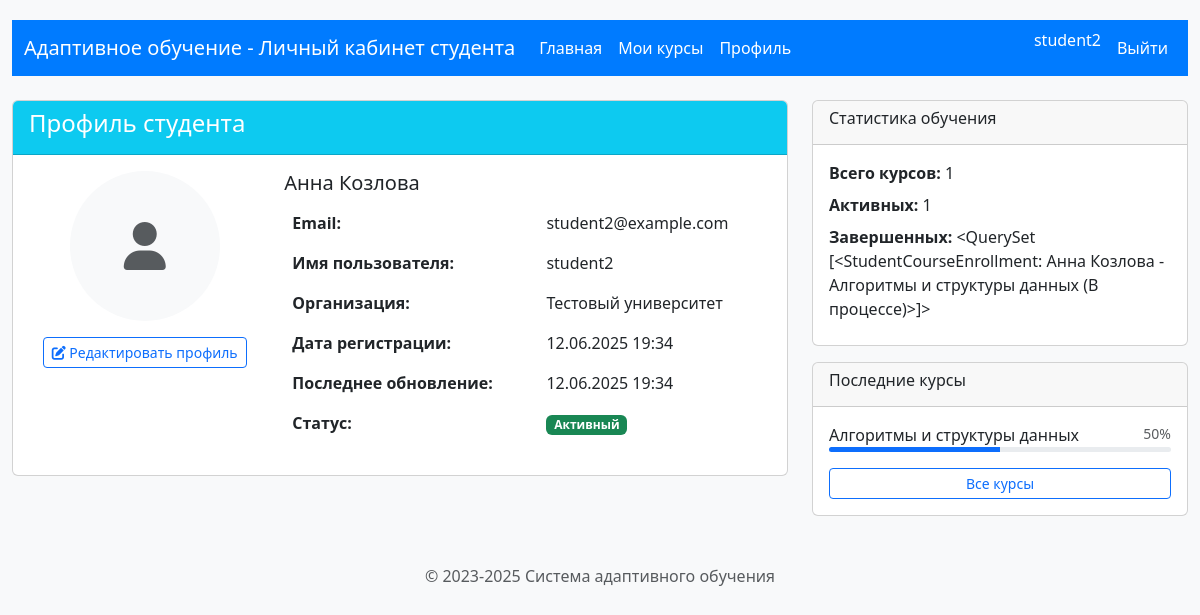
The app's page /student/profile/ (signed in) with its own data.
### student/models.py (models this page shows, shortened)
class StudentProfile(models.Model):
    user = models.OneToOneField(
        User,
        on_delete=models.CASCADE,
        related_name='student_profile',
        verbose_name="Пользователь"
    )
    full_name = models.CharField(
        max_length=255,
        verbose_name="ФИО",
        help_text="Полное имя студента"
    )
    email = models.EmailField(
        verbose_name="Email",
        help_text="Контактный email студента"
    )
    organization = models.CharField(
        max_length=255,
        blank=True,
        null=True,
        verbose_name="Организация",
        help_text="Учебное заведение или организация"
    )
    profile_photo = models.ImageField(
        upload_to='student_photos/',
        blank=True,
        null=True,
        verbose_name="Фото профиля",
        help_text="Загрузите фото профиля (рекомендуемый размер: 200x200px)"
    )
    created_at = models.DateTimeField(
        auto_now_add=True,
        verbose_name="Дата создания профиля"
    )
    updated_at = models.DateTimeField(
        auto_now=True,
        verbose_name="Дата последнего обновления"
    )
    is_active = models.BooleanField(
        default=True,
        verbose_name="Активный профиль"
    )
    class Meta:
        verbose_name = "Профиль студента"
        verbose_name_plural = "Профили студентов"
        ordering = ['full_name']

class StudentCourseEnrollment(models.Model):
    student = models.ForeignKey(
        StudentProfile,
        on_delete=models.CASCADE,
        related_name='course_enrollments',
        verbose_name="Студент"
    )
    course = models.ForeignKey(
        Course,
        on_delete=models.CASCADE,
        related_name='student_enrollments',
        verbose_name="Курс"
    )
    enrolled_at = models.DateTimeField(
        auto_now_add=True,
        verbose_name="Дата записи на курс"
    )
    STATUS_CHOICES = [
        ('enrolled', 'Записан'),
        ('in_progress', 'В процессе'),
        ('completed', 'Завершен'),
        ('suspended', 'Приостановлен'),
        ('dropped', 'Отчислен'),
    ]
    status = models.CharField(
        max_length=20,
        choices=STATUS_CHOICES,
        default='enrolled',
        verbose_name="Статус обучения"
    )
    progress_percentage = models.PositiveIntegerField(
        default=0,
        verbose_name="Прогресс (%)",
        help_text="Процент выполнения курса (0-100)"
    )
    completed_at = models.DateTimeField(
        blank=True,
        null=True,
        verbose_name="Дата завершения курса"
    )
    final_grade = models.DecimalField(
        max_digits=5,
        decimal_places=2,
        blank=True,
        null=True,
        verbose_name="Итоговая оценка",
        help_text="Оценка по курсу (например, 4.75)"
    )
    instructor_notes = models.TextField(
        blank=True,
        null=True,
        verbose_name="Комментарии преподавателя"
    )
    def __str__(self):
        return f"{self.student.full_name} - {self.course.name} ({self.get_status_display()})"
    class Meta:
        verbose_name = "Запись на курс"
        verbose_name_plural = "Записи на курсы"
        unique_together = ['student', 'course']  # Один студент может быть записан на курс только один раз
        ordering = ['-enrolled_at']

### skills/models.py (models this page shows, shortened)
class Course(models.Model):
    id = models.CharField(max_length=10, primary_key=True)
    name = models.CharField(max_length=255, verbose_name="Название курса")
    description = models.TextField(verbose_name="Описание")
    duration_hours = models.PositiveIntegerField(null=True, blank=True, verbose_name="Длительность (часы)")
    class Meta:
        verbose_name = "Курс"
        verbose_name_plural = "Курсы"

### student/views.py (the view)
# urls.py: path('profile/', views.profile_view, name='student_profile'),
@login_required
@student_required
def profile_view(request):
    profile, created = StudentProfile.objects.get_or_create(
        user=request.user,
        defaults={
            'full_name': f"{request.user.first_name} {request.user.last_name}".strip() or request.user.username,
            'email': request.user.email or f"{request.user.username}@example.com"
        }
    )
    return render(request, 'student/profile.html', {'profile': profile})

### student/templates/student/profile.html (shortened to what this page needs)
{% extends 'student/base.html' %}
{% block content %}
<div class="row">
    <div class="col-md-8">
        <div class="card">
            <div class="card-header bg-info text-white">
                <h4>Профиль студента</h4>
            </div>
            <div class="card-body">
                <div class="row">
                    <div class="col-md-4 text-center">
                        {% if profile.profile_photo %}
                            <img src="{{ profile.profile_photo.url }}" alt="Фото профиля"
                                 class="img-fluid rounded-circle mb-3" style="max-width: 150px;">
                        {% else %}
                            <div class="bg-light rounded-circle d-inline-flex align-items-center justify-content-center mb-3"
                                 style="width: 150px; height: 150px;">
                                <i class="fas fa-user fa-3x text-muted"></i>
                            </div>
                        {% endif %}
                        <div>
                            <a href="{% url 'student_profile_edit' %}" class="btn btn-outline-primary btn-sm">
                                <i class="fas fa-edit"></i> Редактировать профиль
                            </a>
                        </div>
                    </div>
                    <div class="col-md-8">
                        <h5>{{ profile.full_name }}</h5>
                        <table class="table table-borderless">
                            <tr>
                                <td class="fw-bold">Email:</td>
                                <td>{{ profile.email }}</td>
                            </tr>
                            <tr>
                                <td class="fw-bold">Имя пользователя:</td>
                                <td>{{ profile.user.username }}</td>
                            </tr>
                            <tr>
                                <td class="fw-bold">Организация:</td>
                                <td>{{ profile.organization|default:"Не указана" }}</td>
                            </tr>
                            <tr>
                                <td class="fw-bold">Дата регистрации:</td>
                                <td>{{ profile.created_at|date:"d.m.Y H:i" }}</td>
                            </tr>
                            <tr>
                                <td class="fw-bold">Последнее обновление:</td>
                                <td>{{ profile.updated_at|date:"d.m.Y H:i" }}</td>
                            </tr>
                            <tr>
                                <td class="fw-bold">Статус:</td>
                                <td>
                                    {% if profile.is_active %}
                                        <span class="badge bg-success">Активный</span>
                                    {% else %}
                                        <span class="badge bg-danger">Неактивный</span>
                                    {% endif %}
                                </td>
                            </tr>
                        </table>
                    </div>
                </div>
            </div>
        </div>
    </div>
    <div class="col-md-4">
        <div class="card mb-3">
            <div class="card-header">
                <h6>Статистика обучения</h6>
            </div>
            <div class="card-body">
                {% with enrollments=profile.course_enrollments.all %}
                <div class="mb-2">
                    <strong>Всего курсов:</strong> {{ enrollments.count }}
                </div>
                <div class="mb-2">
                    <strong>Активных:</strong> {{ enrollments|length }}
                </div>
                <div class="mb-2">
                    <strong>Завершенных:</strong>
                    {{ enrollments|default:0 }}
                </div>
                {% endwith %}
            </div>
        </div>
        <div class="card">
            <div class="card-header">
                <h6>Последние курсы</h6>
            </div>
            <div class="card-body">
                {% for enrollment in profile.course_enrollments.all|slice:":3" %}
                <div class="mb-2">
                    <div class="d-flex justify-content-between">
                        <span class="text-truncate">{{ enrollment.course.name }}</span>
                        <small class="text-muted">{{ enrollment.progress_percentage }}%</small>
                    </div>
                    <div class="progress" style="height: 5px;">
                        <div class="progress-bar" style="width: {{ enrollment.progress_percentage }}%"></div>
                    </div>
                </div>
                {% empty %}
                <p class="text-muted">Курсы не найдены</p>
                {% endfor %}
                <div class="mt-3">
                    <a href="{% url 'student_courses' %}" class="btn btn-sm btn-outline-primary w-100">
                        Все курсы
                    </a>
                </div>
            </div>
        </div>
    </div>
</div>
{% endblock %}

### student/templates/student/base.html (shortened to what this page needs)
<!DOCTYPE html>
<html lang="ru">
<head>
    <link href="https://cdn.jsdelivr.net/npm/bootstrap@5.3.0-alpha1/dist/css/bootstrap.min.css" rel="stylesheet">
    <link rel="stylesheet" href="https://cdnjs.cloudflare.com/ajax/libs/font-awesome/6.0.0/css/all.min.css">
</head>
<body class="student-theme">
    <div class="container">
        <header class="mb-4">
            <nav class="navbar navbar-expand-lg navbar-dark bg-primary">
                <div class="container-fluid">
                    <a class="navbar-brand" href="/student/">Адаптивное обучение - Личный кабинет студента</a>
                    <div class="collapse navbar-collapse" id="navbarNav">                        <ul class="navbar-nav me-auto mb-2 mb-lg-0">
                            <li class="nav-item"><a class="nav-link" href="{% url 'student_home' %}">Главная</a></li>
                            <li class="nav-item"><a class="nav-link" href="{% url 'student_courses' %}">Мои курсы</a></li>
                            <li class="nav-item"><a class="nav-link" href="{% url 'student_profile' %}">Профиль</a></li>
                        </ul>
                        <ul class="navbar-nav">
                            {% if user.is_authenticated %}
                                <li class="nav-item"><span class="navbar-text me-2 text-white">{{ user.username }}</span></li>
                                <li class="nav-item"><a class="nav-link" href="/logout/">Выйти</a></li>
                            {% else %}
                                <li class="nav-item"><a class="nav-link" href="/login/">Войти</a></li>
                            {% endif %}
                        </ul>
                    </div>
                </div>
            </nav>
        </header>
        <main>
            {% block content %}{% endblock %}
        </main>
        <footer class="mt-5 text-center text-muted">
            <p>© 2023-2025 Система адаптивного обучения</p>
        </footer>
    </div>
</body>
</html>

### student/templates/student/base.html (style rules this page uses)
body { padding-top: 20px; background-color: #f8f9fa; }
.container { max-width: 1400px; }
.student-theme { --bs-primary: #007bff; --bs-primary-rgb: 0, 123, 255; }
.navbar { background-color: #007bff !important; }
.navbar .nav-link, .navbar .navbar-brand { color: white !important; }

### records on screen
StudentProfile: full_name "Анна Козлова", email "student2@example.com", user.username "student2", organization "Тестовый университет", created_at "12.06.2025 19:34", updated_at "12.06.2025 19:34", count "1"
StudentCourseEnrollment: student+course+status "<QuerySet [<StudentCourseEnrollment: Анна Козлова - Алгоритмы и структуры данных (В процессе)>]>", course.name "Алгоритмы и структуры данных", progress_percentage "50"

### other values on screen
{{ user.username }} "student2"
{{ enrollments|length }} "1"
